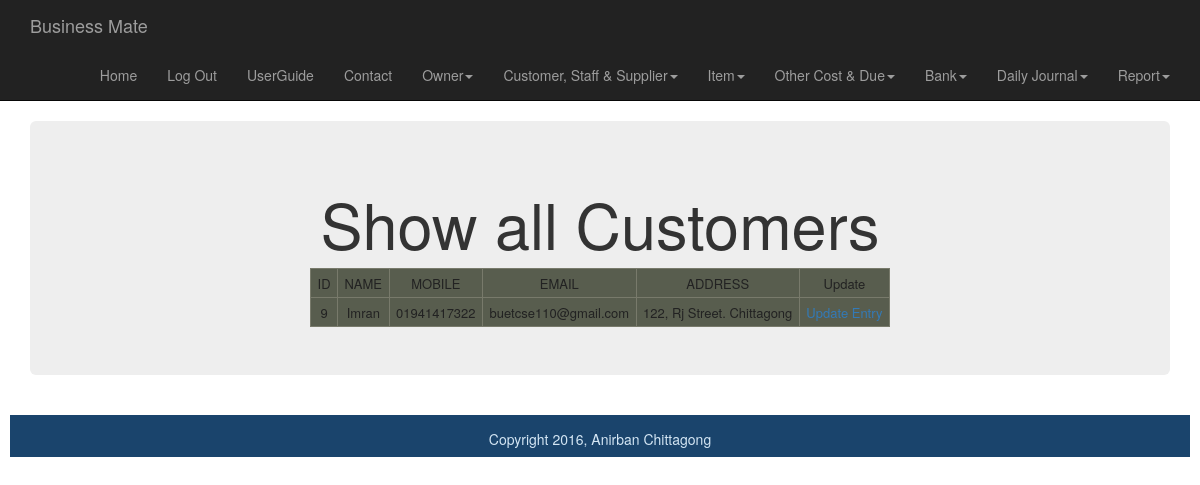
/smart_shop/customer_section/searchcustomer.php (signed in), run on the app's committed database.
### tables this page shows
CREATE TABLE IF NOT EXISTS `customer` (
  `id` int(11) NOT NULL AUTO_INCREMENT,
  `name` varchar(100) NOT NULL,
  `mobile` varchar(100) NOT NULL,
  `email` varchar(100) NOT NULL,
  `address` varchar(100) NOT NULL,
  `userId` int(11) NOT NULL,
  PRIMARY KEY (`id`),
  KEY `userId` (`userId`)
);

### smart_shop/customer_section/searchcustomer.php (the view, shortened to what this page needs)
<?php
$connection =mysql_connect(DB_SERVER,DB_USER,DB_PASS);
?>
<?php include("../includes/header.php"); ?>
	<div class="container">
		<div class="jumbotron">
		<h1>Show all Customers</h1>
		<table>
				<?php
				$user_id=$_SESSION['userId'];
				$result =mysql_query("SELECT * FROM customer WHERE userId = {$user_id}",$connection);
				 if( mysql_num_rows($result)>0)
				{
					echo "<tr><td>"."ID"."</td><td>"."NAME"."</td><td>"."MOBILE"."</td><td>"."EMAIL"."</td><td>"."ADDRESS"."</td><td>"."Update"."</td></tr>";
					while($row=mysql_fetch_array($result)){
						echo "<tr><td>".$row["id"]."</td><td>".$row["name"]."</td><td>".$row["mobile"]."</td><td>".$row["email"]."</td><td>".$row["address"]."</td><td><a href=\"customerentryupdate.php?id=".$row["id"]."\"> Update Entry</a></td></tr>";
					}
				}
				else {
					echo "Sorry, no data yet.";
				 }
				?>
	</table>
    </div>
	</div>
	<div id="footer">Copyright 2016, Anirban Chittagong</div>
	</body>
</html>

### smart_shop/css/styles.css (style rules this page uses)
table, tr, td { border: 1px solid #787A6B; margin:0 auto; font-size: 13px; line-height: 15px; padding: 0.5em; background:#585D4E; color:#222; text-align:center; }
.jumbotron { text-align:center; }
#footer { height: 3em; margin: 10px; padding: 1em; text-align: center; background: #1A446C; color: #D4E6F4; clear:both; }

### data on the page
customer: id "9", name "Imran", mobile "01941417322", email "buetcse110@gmail.com", address "122, Rj Street. Chittagong"
